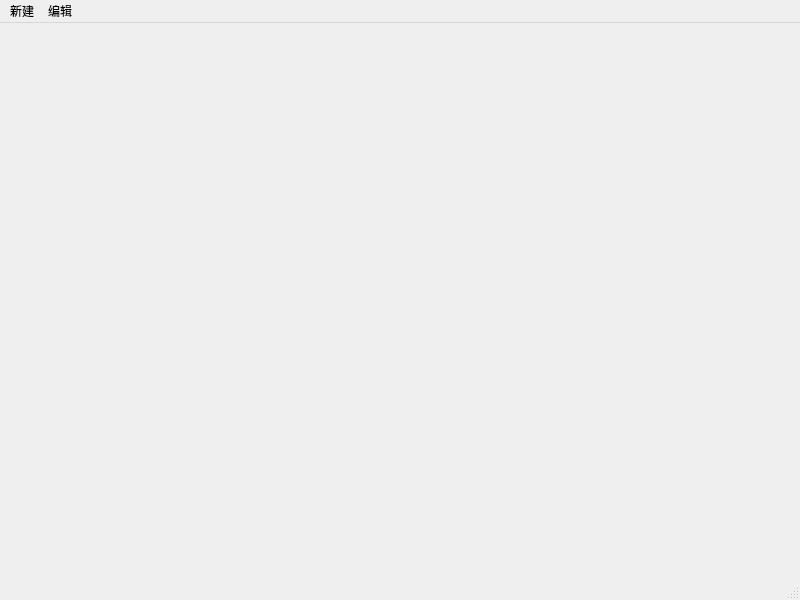
<?xml version="1.0" encoding="UTF-8"?>
<ui version="4.0">
 <class>MainWindow</class>
 <widget class="QMainWindow" name="MainWindow">
  <property name="geometry">
   <rect>
    <x>0</x>
    <y>0</y>
    <width>800</width>
    <height>600</height>
   </rect>
  </property>
  <property name="windowTitle">
   <string>MainWindow</string>
  </property>
  <widget class="QWidget" name="centralwidget"/>
  <widget class="QMenuBar" name="menubar">
   <property name="geometry">
    <rect>
     <x>0</x>
     <y>0</y>
     <width>800</width>
     <height>22</height>
    </rect>
   </property>
   <widget class="QMenu" name="menu">
    <property name="title">
     <string>新建</string>
    </property>
    <addaction name="actionnew"/>
    <addaction name="actionopen"/>
   </widget>
   <widget class="QMenu" name="menu_2">
    <property name="title">
     <string>编辑</string>
    </property>
   </widget>
   <addaction name="menu"/>
   <addaction name="menu_2"/>
  </widget>
  <widget class="QStatusBar" name="statusbar"/>
  <action name="actionnew">
   <property name="text">
    <string>new</string>
   </property>
  </action>
  <action name="actionopen">
   <property name="text">
    <string>open</string>
   </property>
  </action>
 </widget>
 <resources/>
 <connections/>
</ui>
